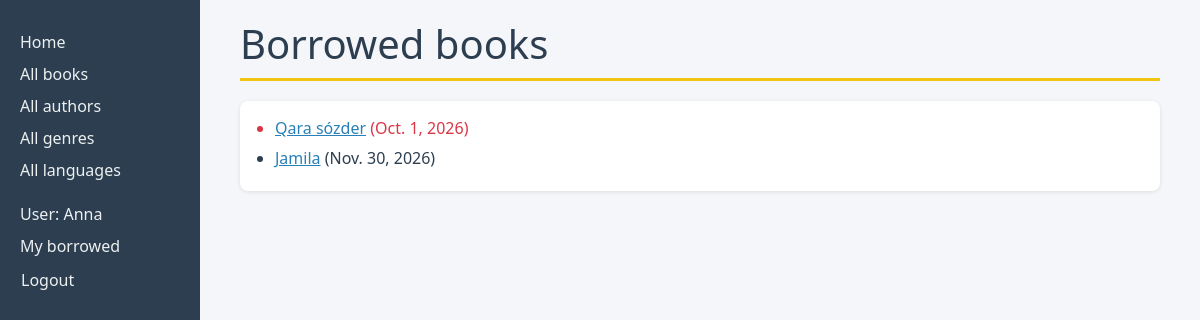
/catalog/mybooks/ (signed in), run on the app's committed database.
### catalog/models.py (models this page shows, shortened)
class BookInstance(models.Model):
    id = models.UUIDField(primary_key=True, default=uuid.uuid4,
                          help_text="Unique ID for this particular book across whole library")
    book = models.ForeignKey('Book', on_delete=models.RESTRICT, null=True)
    imprint = models.CharField(max_length=200)
    due_back = models.DateField(null=True, blank=True)
    borrower = models.ForeignKey(
        settings.AUTH_USER_MODEL, on_delete=models.SET_NULL, null=True, blank=True)
    class LoanStatus(models.TextChoices):
        MAINTENANCE = 'm', 'Maintenance'
        ON_LOAN = 'o', 'On loan'
        AVAILABLE = 'a', 'Available'
        RESERVED = 'r', 'Reserved'
    status = models.CharField(
        max_length=1,
        choices=LoanStatus,
        blank=True,
        default=LoanStatus.MAINTENANCE,
        help_text='Book availability',
    )
    class Meta:
        ordering = ['due_back']
        permissions = (("can_mark_returned", "Set book as returned"),)
    @property
    def is_overdue(self):
        return bool(self.due_back and date.today() > self.due_back)

class Book(models.Model):
    title = models.CharField(max_length=200)
    author = models.ForeignKey('Author', on_delete=models.RESTRICT, null=True)
    summary = models.TextField(
        max_length=1000, help_text="Enter a brief description of the book")
    isbn = models.CharField('ISBN', max_length=13,
                            unique=True,
                            help_text='13 Character <a href="https://www.isbn-international.org/content/what-isbn'
                                      '">ISBN number</a>')
    genre = models.ManyToManyField(
        Genre, help_text="Select a genre for this book")
    language = models.ForeignKey(
        'Language', on_delete=models.SET_NULL, null=True)
    class Meta:
        ordering = ['title', 'author']
    def display_genre(self):
        return ', '.join(genre.name for genre in self.genre.all()[:3])
    display_genre.short_description = 'Genre'

### catalog/views.py (the view)
# urls.py: path('mybooks/', views.LoanedBooksByUserListView.as_view(), name='my-borrowed'),
class LoanedBooksByUserListView(LoginRequiredMixin, generic.ListView):
    model = BookInstance
    template_name = 'catalog/bookinstance_list_borrowed_user.html'
    paginate_by = 10
    def get_queryset(self):
        return (
            BookInstance.objects.filter(borrower=self.request.user)
            .filter(status__exact=BookInstance.LoanStatus.ON_LOAN)
            .order_by('due_back')
        )

### catalog/templates/catalog/bookinstance_list_borrowed_user.html (shortened to what this page needs)
<!doctype html>
<html lang="en">
<head>
</head>
<body>
{% extends "base_generic.html" %}
{% block content %}
    <h1>Borrowed books</h1>
    {% if bookinstance_list %}
    <ul>
      {% for bookinst in bookinstance_list %}
      <li class="{% if bookinst.is_overdue %}text-danger{% endif %}">
        <a href="{% url 'book-detail' bookinst.book.pk %}">{{ bookinst.book.title }}</a> ({{ bookinst.due_back }})
      </li>
      {% endfor %}
    </ul>
    {% else %}
      <p>There are no books borrowed.</p>
    {% endif %}
{% endblock %}

### catalog/templates/base_generic.html (shortened to what this page needs)
<!doctype html>
<html lang="en">
  <head>
    <link href="https://cdn.jsdelivr.net/npm/bootstrap@5.3.8/dist/css/bootstrap.min.css"
      rel="stylesheet"
>
    {% load static %}
    <link rel="stylesheet" href="{% static 'css/styles.css' %}" />
  </head>
  <body>
    <div class="container-fluid">
      <div class="row">
        <div class="col-sm-2">
          {% block sidebar %}
            <ul class="sidebar-nav">
              <li><a href="{% url 'index' %}">Home</a></li>
              <li><a href="{% url 'books' %}">All books</a></li>
              <li><a href="{% url 'authors' %}">All authors</a></li>
              <li><a href="{% url 'genres' %}">All genres</a></li>
              <li><a href="{% url 'languages' %}">All languages</a></li>
            </ul>
            <ul class="sidebar-nav">
              {% if user.is_authenticated %}
                <li>User: {{ user.get_username }}</li>
                <li><a href="{% url 'my-borrowed' %}">My borrowed</a></li>
                <li>
                  <form id="logout-form" method="post" action="{% url 'logout' %}">
                    <button type="submit" class="btn btn-link">Logout</button>
                  </form>
                </li>
              {% else %}
                <li><a href="{% url 'login' %}?next={{ request.path }}">Login</a></li>
              {% endif %}
            </ul>
          {% endblock %}
        </div>
        <div class="col-sm-10 ">
          {% block content %}{% endblock %}
        </div>
      </div>
    </div>
  </body>
</html>

### catalog/static/css/styles.css (style rules this page uses)
body { background-color: #f4f6f9; font-family: "Segoe UI", Arial, sans-serif; color: #2c3e50; }
.col-sm-2 { background-color: #2c3e50; min-height: 100vh; padding: 10px 20px; }
.sidebar-nav { margin-top: 20px; padding: 0; list-style: none; color: #ecf0f1; }
.sidebar-nav li { margin-bottom: 8px; }
.sidebar-nav a { color: #ecf0f1; text-decoration: none; }
#logout-form { display: inline; }
#logout-form button { padding: 0; margin: 0; color: #ecf0f1; text-decoration: none; }
.col-sm-10 { padding: 20px 40px; }
h1 { color: #2c3e50; border-bottom: 3px solid #f1c40f; padding-bottom: 10px; margin-bottom: 20px; }
.col-sm-10 a { color: #2980b9; }
.col-sm-10 ul { background-color: #ffffff; padding: 15px 15px 15px 35px; border-radius: 8px; box-shadow: 0 1px 4px rgba(0, 0, 0, 0.1); }
.col-sm-10 li { margin-bottom: 6px; }

### data on the page
BookInstance: book "Qara sózder", due_back "Oct. 1, 2026"
BookInstance: book "Jamila", due_back "Nov. 30, 2026"

### other printed values
{{ user.get_username }} "Anna"
